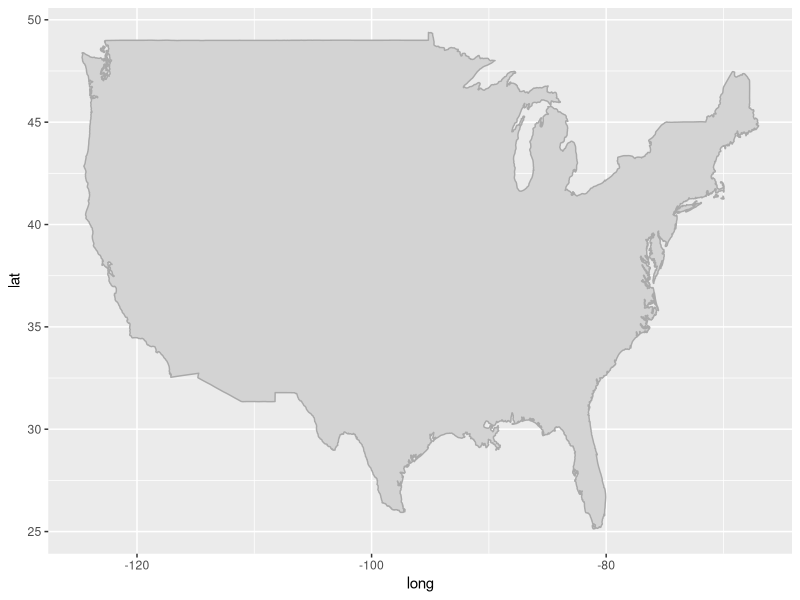

Here is the R script that generated this plot: (Note: this script raises an error after producing the figure.)
## ---- chunk 1
knitr::opts_chunk$set(echo = TRUE)

library(tidyverse)
library(maps)
## ---- chunk 2
usa <- map_data("usa")
head(usa, 10)

## ---- chunk 3
str(usa)

table(usa$group)
## ---- chunk 4
ggplot(usa) + 
  geom_polygon(aes(x = long, y = lat, group = group), 
               color = "darkgray", fill = "lightgray")
## ---- chunk 5
ggplot(usa) + 
  geom_polygon(aes(x = long, y = lat, group = group), 
               color = "darkgray", fill = "lightgray") +
  coord_map(projection = "mollweide")
## ---- chunk 6
state <- map_data("state")
head(state, 10)
## ---- chunk 7
ggplot(state) + 
  geom_polygon(aes(x = long, y = lat, group = group), 
               color = "darkgray", fill = "lightgray") +
  coord_map()
## ---- chunk 8
county <- map_data("county")
head(county, 10)

ggplot(county) + 
  geom_polygon(aes(x = long, y = lat, group = group), 
               color = "darkgray", fill = "lightgray") +
  coord_map()
## ---- chunk 9
ggplot(filter(state, region == "north carolina")) + 
  geom_polygon(aes(x = long, y = lat, group = group), 
               color = "darkgray", fill = "lightgray") +
  coord_map()


ggplot(filter(county, region == "north carolina")) + 
  geom_polygon(aes(x = long, y = lat, group = group), 
               color = "darkgray", fill = "lightgray") +
  coord_map()

# Can filter using the %in%
# filter(region %in% c("north carolina", "south carolina", "virginia"))
## ---- chunk 10
world <- map_data("world")
str(world)

world_usa <- subset(map_data("world"), region == "USA")


ggplot(world_usa) + 
  geom_polygon(aes(x = long, y = lat, group = group), 
               color = "darkgray", fill = "lightgray") +
  coord_map()
## ---- chunk 11
ggplot(world_usa) + 
  geom_polygon(aes(x = long, y = lat, group = group), 
               color = "darkgray", fill = "lightgray")+
  coord_map(orientation = c(90, 180, 0))
## ---- chunk 12
world_usa <- world_usa %>% 
  mutate(long_adj = ifelse(long > 0, long - 360, long))
ggplot(world_usa) + 
  geom_polygon(aes(x = long_adj, y = lat, group = group), 
               color = "darkgray", fill = "lightgray") +
  coord_map()
## ---- chunk 13
# unique(world$region)

#Look for stuff yo
## ---- chunk 14
ggplot(world_usa) + 
  geom_polygon(aes(x = long_adj, y = lat, group = group), 
               color = "darkgray", fill = "lightgray") +
  coord_map(projection = "mollweide")
## ---- chunk 15
ggplot(world_usa) + 
  geom_polygon(aes(x = long_adj, y = lat, group = group), 
               color = "darkgray", fill = "lightgray") +
  coord_map(projection = "ortho")
## ---- chunk 16
str(world_usa)

tail(world_usa %>%  count(subregion), 12)
## ---- chunk 17
ggplot(filter(world_usa, subregion == "Hawaii")) + 
  geom_polygon(aes(x = long, y = lat, group = group), 
               color = "darkgray", fill = "lightgray") +
  coord_map()
## ---- chunk 18
# Theme Credit: http://eriqande.github.io/rep-res-web/lectures/
# making-maps-with-R.html (w/ the addition of panel.background)
# See also: https://ggplot2.tidyverse.org/reference/theme.html

ditch_the_axes <- theme(
  axis.text = element_blank(),
  axis.line = element_blank(),
  axis.ticks = element_blank(),
  panel.border = element_blank(),
  panel.grid = element_blank(),
  axis.title = element_blank(),
  panel.background = element_blank())


ggplot(filter(county, region == "north carolina")) + 
  geom_polygon(aes(x = long, y = lat, group = group), 
               color = "darkgray", fill = "lightgray") +
  coord_map() +
  ditch_the_axes
## ---- chunk 19
no_axes_alt <- 
  theme(panel.grid.major = element_line(colour = 'transparent'),
  axis.title.x = element_blank(), 
  axis.text.x = element_blank(),
  axis.ticks.x = element_blank(),
  axis.title.y = element_blank(), 
  axis.text.y = element_blank(),
  axis.ticks.y = element_blank(),
  panel.background = element_blank(),
  panel.border = element_blank(),
  panel.grid.minor = element_blank(),
  plot.background = element_blank())
